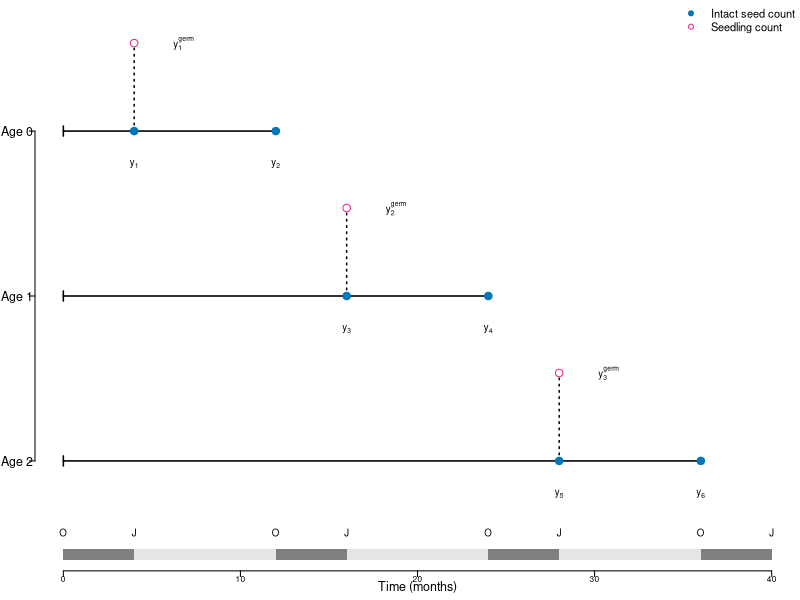
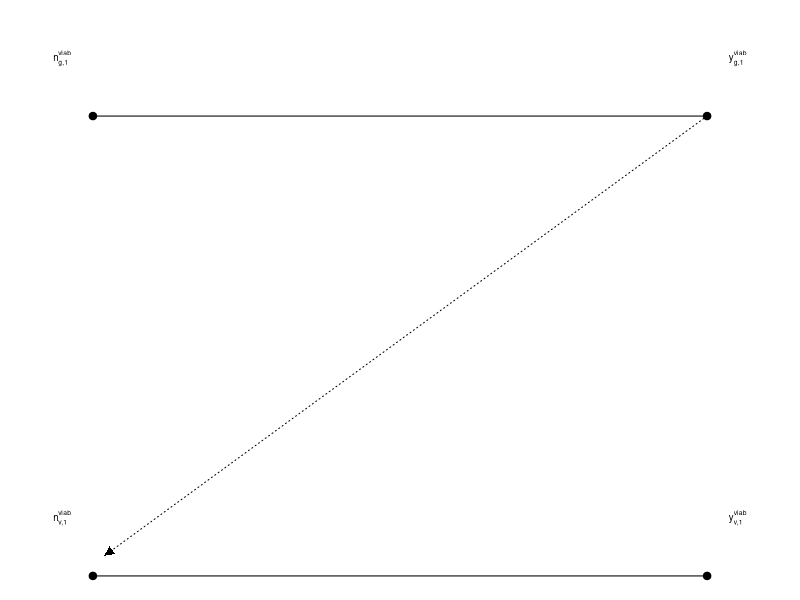
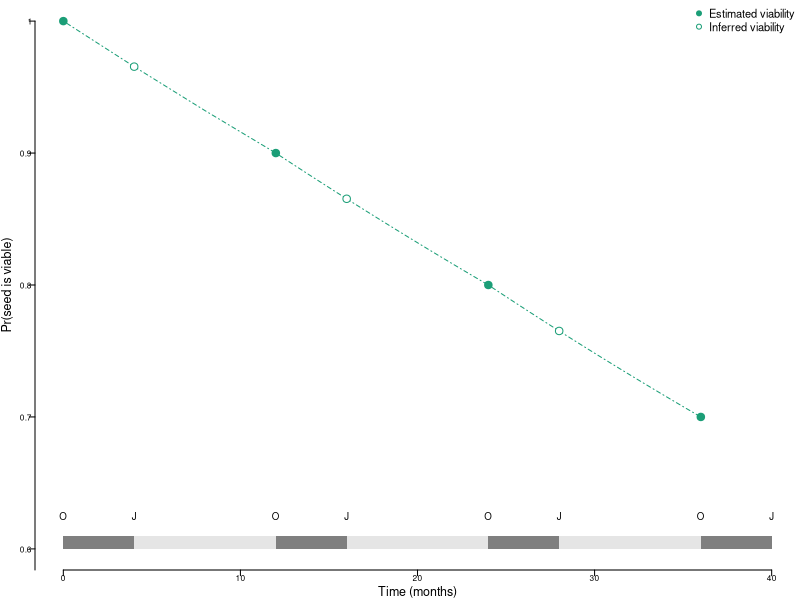
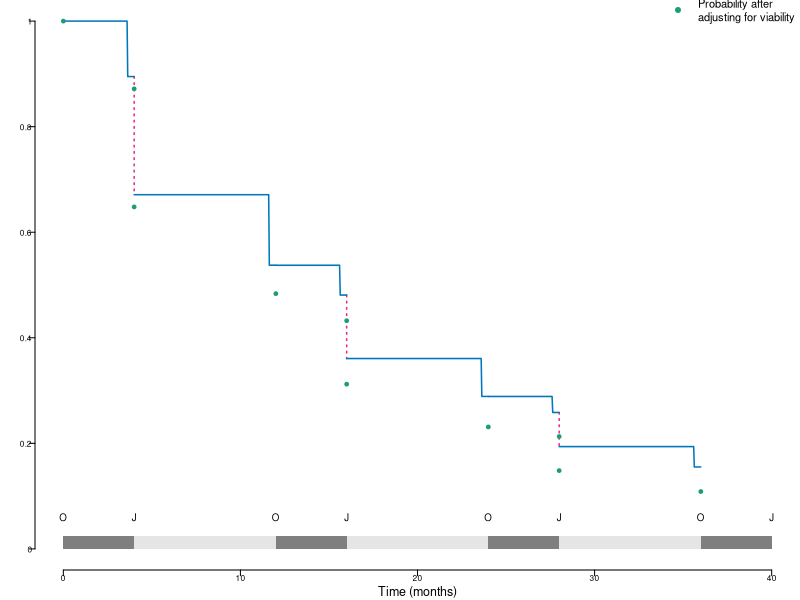

The R source for these figures, in order:
####
####
# Code for conceptual figure describing seed bank data
# Produces graphs in Figure 2B focused on belowground parts of demography
####
####

# set font sizes
pt12 = 1
pt10 = 10/12
pt9 = 9/12
pt8 = 8/12
pt7 = 7/12
pt6 = 6/12

# scale figure dimensions
scale = .9

# - Panel for seed bag trials ----

adj.y = 5
adj.y2 = 10

# two one panel plots
tiff("products/figures/seed-bag-trials.tif",
     units='px',height = 800*2*scale, width = 800*3*scale,res=800,compression='lzw')

par(mfrow=c(1,1),mar=c(0,.25,0,0),
    oma=c(1.5,1.5,0,0), mgp=c(3,.1,0))

# times at which bags were collected
t.sample = c(0,4,4,12,16,16,24,28,28,36)/36

# plotting frame
plot(NA,
     xlim=c(0,40),ylim=c(6,40-adj.y*2),
     type='n',frame=FALSE,
     axes=FALSE)

# x axis (time)
axis(1, c(0,10,20,30,40), 
     cex.axis = pt6, pos = 5,
     las = 1,  tck=-0.01, padj = -1,
     col = 'black', col.ticks = 1, 
     cex.axis = pt6)

# y axis (experimental round)
axis(2, c(35-adj.y*2,22.5-adj.y,10), tck=-0.01, 
     labels = c("Age 0","Age 1","Age 2"), 
     col = "black", col.ticks = c(1,1,1,1,1,1,0), las =2 ,
     cex.axis=pt9)

# full time of each set of seed bags in the round
arrows(0, 35-adj.y*2, 12, 35-adj.y*2, length=0.05, angle=90, code=1,lwd=1.5)
arrows(0, 22.5-adj.y, 24, 22.5-adj.y, length=0.05, angle=90, code=1,lwd=1.5)
arrows(0, 10, 36, 10, length=0.05, angle=90, code=1,lwd=1.5)

# add observations of seedlings
segments(x0=c(4,16,28),
         y0=c(35-adj.y*2,22.5-adj.y,10),
         y1=c(39-adj.y*2,26.5-adj.y,14),
         lwd=1.5,lty='dotted')

# add points for observations at each time
points(x=c(4,4,12,16,16,24,28,28,36),
       y=c(c(35,39,35)-adj.y*2,c(22.5,26.5,22.5)-adj.y,10,14,10),
       pch=c(19,21,19,19,21,19,19,21,19),cex=1,
       bg=c("#0077bb","white","#0077bb","#0077bb","white","#0077bb","#0077bb","white","#0077bb"),
       col=c("#0077bb","#e7298a","#0077bb","#0077bb","#e7298a","#0077bb","#0077bb","#e7298a","#0077bb"))

# observations of age 0 seeds
text(x=4,34-adj.y*2-.5,expression(paste(y)[1]),cex=pt7)
text(x=12,34-adj.y*2-.5,expression(paste(y)[2]),cex=pt7)
text(x=6.8,39-adj.y*2,expression(paste(y["1"]^"germ")),cex=pt7)

# observations of age 1 seeds
text(x=(16),21.5-adj.y-.5,expression(paste(y)[3]),cex=pt7)
text(x=(24),21.5-adj.y-.5,expression(paste(y)[4]),cex=pt7)
text(x=18.8,26.5-adj.y,expression(paste(y["2"]^"germ")),cex=pt7)

# observations of age 2 seeds
text(x=(28),9-.5,expression(paste(y)[5]),cex=pt7)
text(x=(36),9-.5,expression(paste(y)[6]),cex=pt7)
text(x=30.8,14,expression(paste(y["3"]^"germ")),cex=pt7)

# legend
legend("topright",
       pch = c(19,21),
       col = c('#0077bb','#e7298a'),#,'black','black'),
       lty = c(FALSE,FALSE,1,3),
       legend = c("Intact seed count", "Seedling count"),#,"Survival",'Germination'),
       cex=pt8,
       box.lty=0,
       bg=NA)

# time (months)
rect(c(0,4,12,16,24,28,36),5.5,c(4,12,16,24,28,36,40),6,
     col=c('gray50','gray90'),border=0,lwd=0)
# add time of year
text(c(0,4,12,16,24,28,36,40),6.75,
     c("O","J"),cex=pt7)
mtext("Time (months)",side=1,line=.25,cex=pt9)

dev.off()



# - Panel for lab germination and viability trials ----

tiff("products/figures/lab-trials.tif",
     units='px',height = 800*1.5*scale, width = 800*2*scale,res=800,compression='lzw')

par(mfrow=c(1,1),mar=c(0,0,0,0),
    oma=c(0,0,0,0)+.1, mgp=c(3,.1,0))

# plotting frame
plot(NA,
     xlim=c(9,21),ylim=c(.4,.64),
     type='n',frame=FALSE,
     axes=FALSE)

# germination trails
segments(x0=c(10),
         x1=c(20),
         y0=c(.6))
points(x=c(10,20),y=c(.6,.6),pch=19)

# viability trials
segments(x0=c(10),
         x1=c(20),
         y0=c(.4))
points(x=c(10,20),y=c(.4,.4),pch=19)

# connect germination and viability trials
segments(x0=20,x1=10.25,y0=.6,y1=.41,lty='dotted')
shape::Arrows(x0=20,x1=10.25,y0=.6,y1=.41, arr.type="triangle", 
              arr.width=.2,arr.length=.2,lty=0)

# label observations
text(x=9.5,.625,expression(paste(n)["g,1"]^"viab"),cex=pt7)
text(x=20.5,.625,expression(paste(y)["g,1"]^"viab"),cex=pt7)

text(x=9.5,.425,expression(paste(n)["v,1"]^"viab"),cex=pt7)
text(x=20.5,.425,expression(paste(y)["v,1"]^"viab"),cex=pt7)

dev.off()


# - Functions ----
## Exponential survival function

f.exp = function(t,lam=lambda){
  return(exp(-(t/beta)^alpha))
}

## Discrete survival function

f.discrete = function(t,t_min,t_max){
  t_step = t_max-.01
  if(t<t_step){
    val = exp(-(t_min))
  } else {
    val = exp(-(t_max))
  }
  return(val)
}

# - Simulated data ----
# this is sort of messy
# it started out that I simulated data from a seed bank with constant survivorship
# so used an exponential survival function
# then I moved to plot the survival in discrete terms, so wrote a function to translate the
# continuous to exponential
# I'm leaving it like this because the continuous can be converted to the discrete
# and this is a conceptual illustration but if I were starting over I would 
# start with a discrete simulation

# number of seeds starting the trials
n = 100
# scale parameter
lambda = 1
# translate scale parameter to terms for Weibull
beta=1/lambda
# shape parameter
alpha=1

# conditional probability of germination (all *intact* seeds have x% germination probability)
g = c(.25,.25,.25)

# viability at the end of the year for age 0, 1, and 2 seeds
v = c(.9,.8,.7)

# - Calculate age-specific probabilities and survivorship schedule ----

## sample times
t.sample = t = c(0,4,4,12,16,16,24,28,28,36)/36

# Calculate age-specific survival probability
Oct_0 = 1

Janpre_1 = f.exp(t=t.sample[2])
Jangerm_1 = g[1]
Janpost_1 = (1-g[1])
Oct_1 = f.exp(t=t.sample[4])/f.exp(t=t.sample[3])

Janpre_2 = f.exp(t=t.sample[5])/f.exp(t=t.sample[4])
Jangerm_2 = g[2]
Janpost_2 = (1-g[2])
Oct_2 = f.exp(t=t.sample[7])/f.exp(t=t.sample[6])

Janpre_3 = f.exp(t=t.sample[8])/f.exp(t=t.sample[7])
Jangerm_3 = g[3]
Janpost_3 = (1-g[3])
Oct_3 = f.exp(t=t.sample[10])/f.exp(t=t.sample[9])

# Calculate survivorship schedule
l.x=c()
l.x[1]=1
l.x[2]=Janpre_1
l.x[3]=Janpost_1*Janpre_1
l.x[4]=Oct_1*Janpost_1*Janpre_1
l.x[5]=Janpre_2*Oct_1*Janpost_1*Janpre_1
l.x[6]=Janpost_2*Janpre_2*Oct_1*Janpost_1*Janpre_1
l.x[7]=Oct_2*Janpost_2*Janpre_2*Oct_1*Janpost_1*Janpre_1
l.x[8]=Janpre_3*Oct_2*Janpost_2*Janpre_2*Oct_1*Janpost_1*Janpre_1
l.x[9]=Janpost_3*Janpre_3*Oct_2*Janpost_2*Janpre_2*Oct_1*Janpost_1*Janpre_1
l.x[10]=Oct_3*Janpost_3*Janpre_3*Oct_2*Janpost_2*Janpre_2*Oct_1*Janpost_1*Janpre_1
l.x[11]=NA

# conditional probability of germination

g.v=c()
g.v[1] = g[1]/(1-(1-v[1]^(1/3))*(1-g[1]))
g.v[2] = g[2]/(1-(1-(v[1]*(v[2]/v[1])^(1/3)))*(1-g[2]))
g.v[3] = g[3]/(1-(1-(v[2]*(v[3]/v[2])^(1/3)))*(1-g[3]))

# Calculate age-specific survival probability
Oct_0.v = 1

Janpre_1.v = f.exp(t=t.sample[2])*(g[1]+(1-g[1])*v[1]^(1/3))
Jangerm_1.v = g.v[1]
Janpost_1.v = (1-g.v[1])
Oct_1.v = (f.exp(t=t.sample[4])*v[1])/(f.exp(t=t.sample[3])*(v[1])^(1/3))

Janpre_2.v =( f.exp(t=t.sample[5])*(g[2]+(1-g[2])*v[1]*(v[2]/v[1])^(1/3)))/(f.exp(t=t.sample[4])*v[1])
Jangerm_2.v = g.v[2]
Janpost_2.v = (1-g.v[2])
Oct_2.v = (f.exp(t=t.sample[7])*v[2])/(f.exp(t=t.sample[6])*v[1]*(v[2]/v[1])^(1/3))

Janpre_3.v = (f.exp(t=t.sample[8])*(g[3]+(1-g[3])*v[2]*(v[3]/v[2])^(1/3)))/(f.exp(t=t.sample[7])*v[2])
Jangerm_3.v = g.v[3]
Janpost_3.v = (1-g.v[3])
Oct_3.v = (f.exp(t=t.sample[10])*v[3])/(f.exp(t=t.sample[9])*v[2]*(v[3]/v[2])^(1/3))

# Calculate survivorship schedule
l.x.viability=c()
l.x.viability[1]=1
l.x.viability[2]=Janpre_1.v
l.x.viability[3]=Janpost_1.v*Janpre_1.v
l.x.viability[4]=Oct_1.v*Janpost_1.v*Janpre_1.v
l.x.viability[5]=Janpre_2.v*Oct_1.v*Janpost_1.v*Janpre_1.v
l.x.viability[6]=Janpost_2.v*Janpre_2.v*Oct_1.v*Janpost_1.v*Janpre_1.v
l.x.viability[7]=Oct_2.v*Janpost_2.v*Janpre_2.v*Oct_1.v*Janpost_1.v*Janpre_1.v
l.x.viability[8]=Janpre_3.v*Oct_2.v*Janpost_2.v*Janpre_2.v*Oct_1.v*Janpost_1.v*Janpre_1.v
l.x.viability[9]=Janpost_3.v*Janpre_3.v*Oct_2.v*Janpost_2.v*Janpre_2.v*Oct_1.v*Janpost_1.v*Janpre_1.v
l.x.viability[10]=Oct_3.v*Janpost_3.v*Janpre_3.v*Oct_2.v*Janpost_2.v*Janpre_2.v*Oct_1.v*Janpost_1.v*Janpre_1.v
l.x.viability[11]=NA


# - Panel for lab trial data ----
# figure shows viability estimated in the lab in October
# and viability inferred to the intervening times, with January marked in open circle

tiff("products/figures/viability-data.tif",
     units='px',height = 800*2*scale, width = 800*2*scale,res=800,compression='lzw')

par(mfrow=c(1,1),mar=c(0,.25,0,0),
    oma=c(1.5,1.5,0,0), mgp=c(3,.1,0))
t.sample = c(0,4,4,12,16,16,24,28,28,36)/36

## Panel B
## Viability and inferred viability
plot(NA,
     xlim=c(0,40),ylim=c(.6,1),
     type='n',frame=FALSE,
     axes=FALSE)

axis(1, c(0,10,20,30,40), 
     cex.axis = pt6,
     las = 1,  tck=-0.01, padj = -1,
     col = 'black', col.ticks = 1, 
     cex.axis = pt6)

axis(2, seq(.5,1,by=.1),
     labels = seq(.5,1,by=.1),
     tck=-0.01, las=1, hadj=1.1,
     col = 'black', col.ticks = 1, 
     cex.axis = pt6)
mtext('Pr(seed is viable)',side=2,line=1,adj=.5,col='black',cex=pt9)
mtext("Time (months)",side=1,line=.5,cex=pt9)

x0=seq(0,1,by=1/3)
lines(x=x0*12,v[1]^(x0),
      lty='dotdash',col='#1b9e77')

x1=seq(1,2,by=.01)
lines(x=x1*12,v[1]*(v[2]/v[1])^(x1-1),
      lty='dotdash',col='#1b9e77')

x2=seq(2,3,by=.01)
lines(x=x2*12,v[2]*(v[3]/v[2])^(x2-2),
      lty='dotdash',col='#1b9e77')

points(c(0,12,24,36),
       c(1,v),
       pch=19,
       col='#1b9e77')
points(c(4,16,28), 
       c(v[1]^(1/3), v[1]*(v[2]/v[1])^(1/3), v[2]*(v[3]/v[2])^(1/3)),
       pch=21,bg='white',
       col='#1b9e77')

legend("topright",
       pch = c(19,21),
       col = c('#1b9e77','#1b9e77'),
       bg = c(NA,'white'),
       legend = c("Estimated viability", "Inferred viability"),
       cex=pt8,
       box.lty=0)

rect(c(0,4,12,16,24,28,36),.6,c(4,12,16,24,28,36,40),.61,
     col=c('gray50','gray90'),lwd=0,border=0)
text(c(0,4,12,16,24,28,36,40),.625,
     c("O","J"),cex=pt7)

dev.off()

# - Panel for combined data ----

#1b9e77 purple
#e7298a green
tiff("products/figures/survival.tif",
     units='px',height = 800*2*scale, width = 800*3*scale,res=800,compression='lzw')

par(mfrow=c(1,1),mar=c(0,.25,0,0),
    oma=c(1.5,1.5,0,0), mgp=c(3,.1,0))

t.sample = c(0,4,4,12,16,16,24,28,28,36)/36

# plot survival function
plot(NA,
     xlim=c(0,40),ylim=c(0,1),
     type='n',frame=FALSE,
     axes=FALSE)

# x axis
axis(1, c(0,10,20,30,40), 
     cex.axis = pt6,
     las = 1,  tck=-0.01, padj = -1,
     col = 'black', col.ticks = 1, 
     cex.axis = pt6)

# y axis
axis(2, c(0,.2,.4,.6,.8,1),
     labels = c(0,.2,.4,.6,.8,1),
     tck=-0.01, las=1, hadj=1.1,
     col = 'black', col.ticks = 1, 
     cex.axis = pt6)

mtext('Pr(remaining in seed bank)',
      side=2,line=1,adj=1.5,col='black',cex=pt9)

l.x.s=l.x[c(3,6,9)]+l.x[c(2,5,8)]*c(Jangerm_1,Jangerm_2,Jangerm_3)

# plot survivorship points on to curve
segments(x0=c(4,16,28),
         y0=c(l.x.s),y1=c(l.x[c(3,6,9)]),
         lty=c('dotted'), col = '#e7298a',lwd=1.5)

## PERSISTENCE CURVE
t1 = seq(0/36,4/36,by=.001)
vals=unlist(lapply(t1,f.discrete,t_min=min(t1),t_max=max(t1)))
lines(t1*36, vals, col = '#0077bb',lwd=1.5)

t2 = seq(4/36,12/36,by=.001)
vals=unlist(lapply(t2,f.discrete,t_min=min(t2),t_max=max(t2)))
lines(t2*36, (1-g[1])*vals, col = '#0077bb',lwd=1.5)

t3 = seq(12/36,16/36,by=.001)
vals=unlist(lapply(t3,f.discrete,t_min=min(t3),t_max=max(t3)))
lines(t3*36, (1-g[1])*vals, col = '#0077bb',lwd=1.5)

t4 = seq(16/36,24/36,by=.001)
vals=unlist(lapply(t4,f.discrete,t_min=min(t4),t_max=max(t4)))
lines(t4*36, (1-g[1])*(1-g[2])*vals, col = '#0077bb',lwd=1.5)

t5 = seq(24/36,28/36,by=.001)
vals=unlist(lapply(t5,f.discrete,t_min=min(t5),t_max=max(t5)))
lines(t5*36, (1-g[1])*(1-g[2])*vals, col = '#0077bb',lwd=1.5)

t6 = seq(28/36,36/36,by=.001)
vals=unlist(lapply(t6,f.discrete,t_min=min(t6),t_max=max(t6)))
lines(t6*36, (1-g[1])*(1-g[2])*(1-g[3])*vals, col = '#0077bb',lwd=1.5)

## VIABILITY CURVE
l.x.s=l.x.viability[c(2,5,8)]

points(t.sample[1:10]*36,l.x.viability[1:10],col='#1b9e77',pch=19,cex=.5)


legend("topright",
       col = c('#0077bb',"#e7298a",'#1b9e77'),
       lty = c(1,3,NA),
       pch = c(NA,NA,19),
       legend = c("Persistence",
                  "Emergence",
                  "Probability after\nadjusting for viability"),
       cex=pt8,
       box.lty=0,inset=c(0,-.1))

mtext("Time (months)",side=1,line=.5,cex=pt9)

rect(c(0,4,12,16,24,28,36),0,c(4,12,16,24,28,36,40),.025,
     col=c('gray50','gray90'),lwd=0,border=0)
text(c(0,4,12,16,24,28,36,40),.06,
     c("O","J"),cex=pt7)

dev.off()



